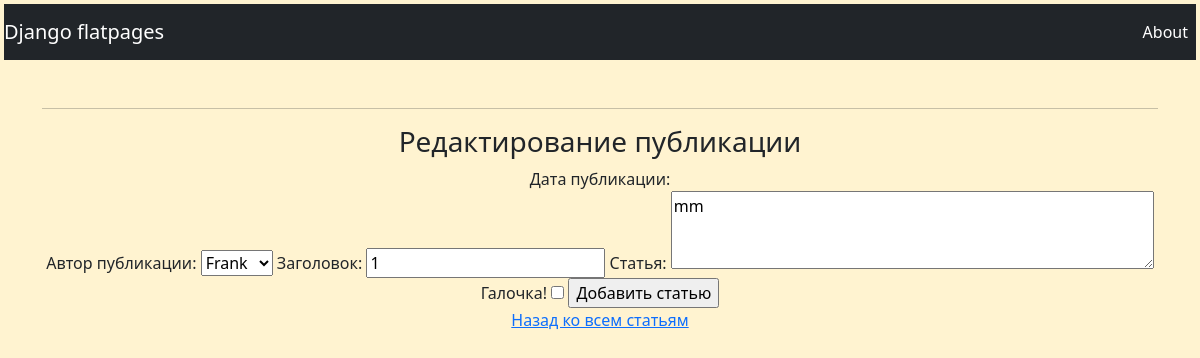
The app's page /news/edit/22/ with its own data.
### news/models.py (models this page shows, shortened)
class Post(models.Model):
    author = models.ForeignKey(Author, on_delete=models.CASCADE, verbose_name='автор публикации')
    NEWS = 'NW'
    ARTICLE = 'AR'
    CATEGORY_CHOICES = (
        (NEWS, 'Новость'),
        (ARTICLE, 'Статья'),
    )
    categoryType = models.CharField(max_length=2, choices=CATEGORY_CHOICES, default=ARTICLE)
    dateCreation = models.DateTimeField(auto_now_add=True, verbose_name='Дата публикации')
    postCategory = models.ManyToManyField(Category, through='PostCategory')
    title = models.CharField(max_length=128, verbose_name='Заголовок')
    text = models.TextField(verbose_name='Статья')
    rating = models.SmallIntegerField(default=0)

### news/views.py (the view)
# urls.py: path('edit/<int:pk>/', PostUpdateView.as_view(), name='post_edit'),
class PostUpdateView(UpdateView):
    template_name = 'news/post_edit.html'
    form_class = PostForm
    context_object_name = 'news'
    def get_object(self, **kwargs):
        id = self.kwargs.get('pk')
        return Post.objects.get(pk=id)

### news/forms.py (shortened to what this page needs)
class PostForm(ModelForm):
    check_box = BooleanField(label='Галочка!')  # добавляем галочку или же true-false поле
    class Meta:
        model = Post
        fields = ['author', 'title', 'text', 'check_box']
        widgets = {
            'text': forms.Textarea(attrs={'cols': 50, 'rows': 3}),
        }

### news/models.py (called while the page is built)
    def __str__(self):
        return self.authorUser.username

### templates/news/post_edit.html (shortened to what this page needs)
{% extends 'flatpages/default.html' %}
{% load static %}
{% load custom_filters %}
{% block content %}
<h3>Редактирование публикации</h3>
Дата публикации: {{ post.dateCreated|date:'d-m-Y H:i' }}
<form method="POST" name="edit">
    {{ form }}
    <input type="submit" value="Добавить статью">
</form>
<a href="/news/">Назад ко всем статьям</a>  <br>
{% endblock %}

### records on screen
Post: author "Frank", title "1", text "mm"
